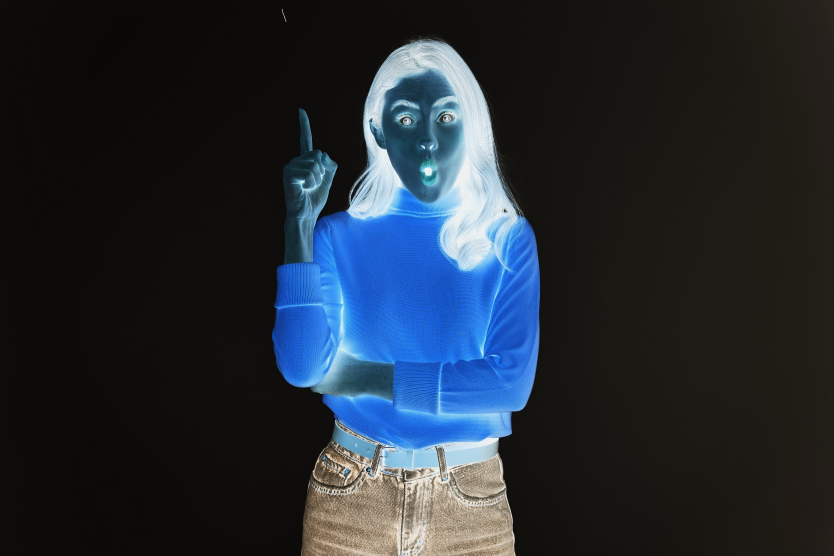
#> input picture src/f1_invertir_colores.jpg, 2500 x 1667 px (shown at 1/3 size)
$ python -i imagenes.py   (imports and definitions only)
#> lines starting #> are read from the running program, lines starting #| are printed output that depends on the picture
## EDICIÓN Y CAPTURA DE IMÁGENES CON PYTHON Y LA LIBRERÍA OPENCV

## La librería OpenCV para Python da soporte al desarrollo de aplicaciones de visión artificial, nosotros la utilizaremos para practicar con Python e ir creando nuestra propia librería de funciones para la manipulación de ficheros, algunas de estas funciones nos serán muy útiles cuando trabajamos con las APIs de reconocimiento de imágenes.

## --> Enunciados

# --> Mis comentarios

# Importación de librerías
import cv2
import os
import webbrowser
from typing import Tuple, List
import numpy as np
import screeninfo as si

BLUE = [255, 0, 0]
GREEN = [0, 255, 0]
RED = [0, 0, 255]


# [30 lines left out: function mostrar_imagen, not called in this run]


def formatear_ruta(directorios: List, nombre_imagen: str) -> str:
    """
    Formatea la ruta de la imagen.

    Args:
        directorios (List): Lista con los directorios donde se encuentra la imagen.

    Returns:
        np.ndarray: Imagen procesada (arreglo de NumPy).
    """
    return os.path.join(*directorios, nombre_imagen)


# [191 lines left out: functions mostrar_debug, guardar_imagen, pedir_color, pedir_punto, formatear_nombre_imagen, mostrar_menu and 3 more, not called in this run]

def leer_imagen(nombre_imagen: str) -> np.ndarray:
    """
    Lee una imagen y comprueba que exista.

    Args:
        nombre_imagen (str): Nombre de la imagen de entrada.

    Returns:
        np.ndarray: Imagen procesada.
    """
    imagen = cv2.imread(formatear_ruta(["imagenes"], nombre_imagen), cv2.IMREAD_UNCHANGED)
    if imagen is None:
        raise FileNotFoundError(f"El nombre de la imagen {nombre_imagen} no se encuentra en el directorio imágenes.")
    return imagen


## Se proponen los siguientes ejercicios, que formarán parte de la librería imagenes.py:

#############################################################################
## 1) Crea una función que pasándole la ruta de una imagen, la rote 180 grados y genere una nueva imagen.
def rotar_180_deg(nombre_imagen: str, debug: bool = False) -> str:
    """
    Rota una imagen 180 grados y guarda la imagen rotada en una nueva ruta en el directorio imagenes/creadas..

    Args:
        nombre_imagen (str): La ruta de la imagen a rotar.
        debug (bool, optional): Si es True, se mostrarán mensajes de depuración. Por defecto es False.

    Returns:
        str: La ruta de la nueva imagen rotada 180 grados.
    """
    imagen = leer_imagen(nombre_imagen)
    img_rotada = cv2.rotate(imagen, cv2.ROTATE_180)

    nombre_nueva_imagen = formatear_ruta(["imagenes", "creadas"], formatear_nombre_imagen(nombre_imagen, "_rotada_180"))

    mostrar_debug(f"A partir de la imagen: {imagen}", debug)
    mostrar_debug(f"Se generará la imagen rotada 180 grados: {nombre_nueva_imagen}", debug)

    guardar_imagen(nombre_nueva_imagen, img_rotada)

    return nombre_nueva_imagen


#############################################################################
## 2) Crea una función que pasándole la ruta de una imagen, genere una nueva imagen a partir de ella con los colores invertidos
# [479 lines left out: functions invertir_colores, imagen_gris, dibujar_cuadrado, invertir_color_cuadrado, recortar_img_impares, imagen_espejo and 8 more, not called in this run]

>>> import cv2
>>> picture = cv2.imread('../../f1_invertir_colores.jpg', cv2.IMREAD_GRAYSCALE)
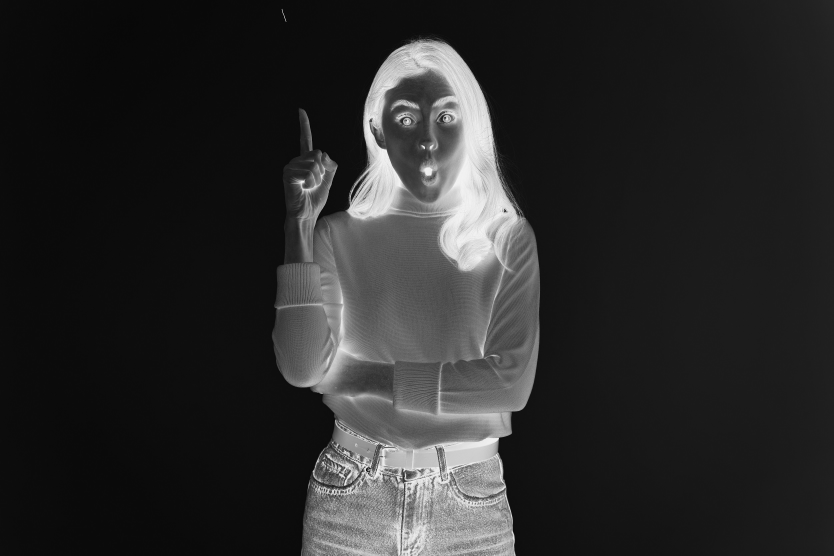
#> picture: shape (1667, 2500) (shown at 1/3 size); min 0, max 255, mean 42.2
>>> result = rotar_180_deg(picture)
#> (the run stopped early here; a loop or call above may not have finished)
